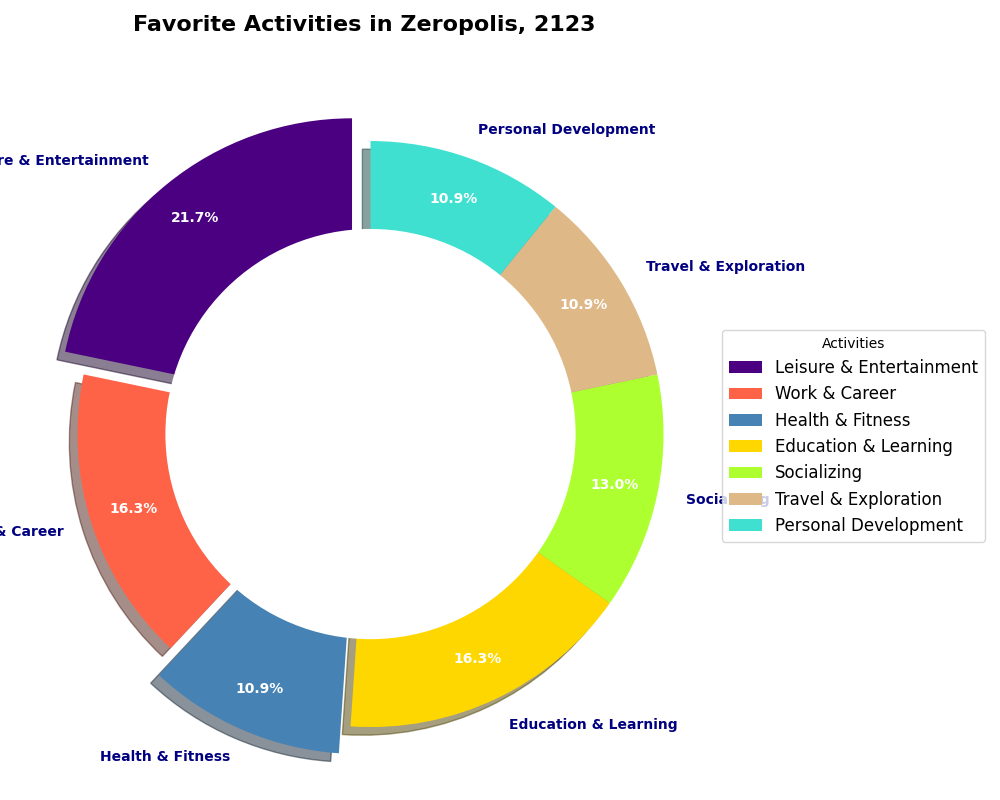

Write Python code to recreate this figure.
import matplotlib.pyplot as plt

# Updated categories and their respective proportions
activities = [
    "Leisure & Entertainment", 
    "Work & Career", 
    "Health & Fitness", 
    "Education & Learning", 
    "Socializing", 
    "Travel & Exploration", 
    "Personal Development"
]

# Updated proportions of each category
activity_proportions = [20, 15, 10, 15, 12, 10, 10]

# Updated color scheme for each activity
colors = ['#4B0082', '#FF6347', '#4682B4', '#FFD700', '#ADFF2F', '#DEB887', '#40E0D0']

# Updated explode to emphasize Leisure and Health
explode = (0.1, 0, 0.1, 0, 0, 0, 0)

# Create the figure and axis
fig, ax = plt.subplots(figsize=(10, 8))

# Plot the pie chart
wedges, texts, autotexts = ax.pie(
    activity_proportions, labels=activities, colors=colors, explode=explode,
    autopct='%1.1f%%', startangle=90, pctdistance=0.85, shadow=True
)

plt.setp(texts, size=10, weight='bold', color='navy')
plt.setp(autotexts, size=10, color='white', weight='bold')

# Add a central circle for a donut chart
centre_circle = plt.Circle((0, 0), 0.70, fc='white')
fig.gca().add_artist(centre_circle)

ax.axis('equal')
ax.set_title("Favorite Activities in Zeropolis, 2123", fontsize=16, fontweight='bold', pad=40)

# Add a legend positioned outside the chart
ax.legend(wedges, activities, title="Activities", loc="center left", bbox_to_anchor=(1, 0, 0.5, 1), fontsize=12)

plt.tight_layout()
plt.show()
